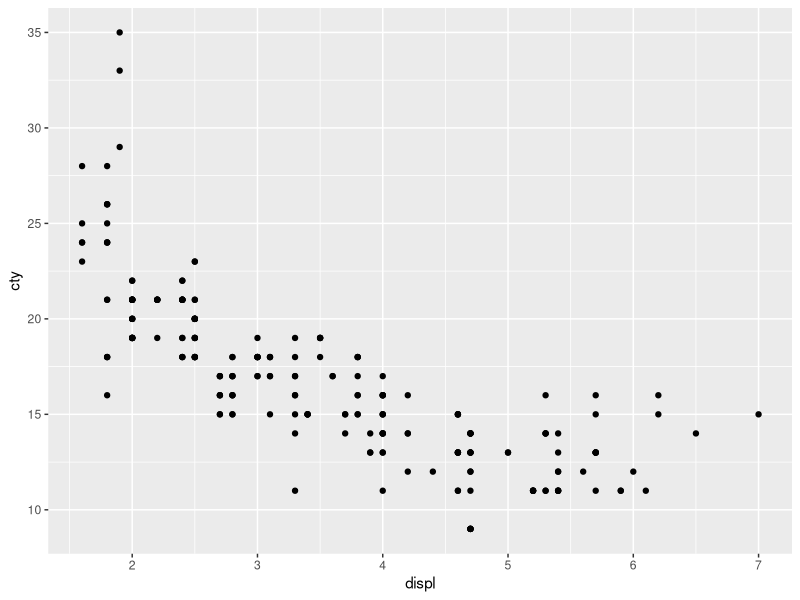
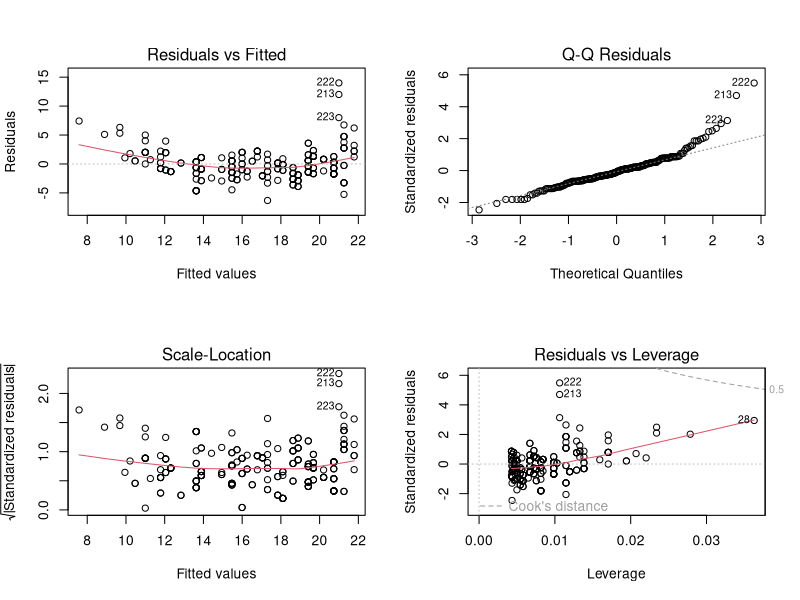
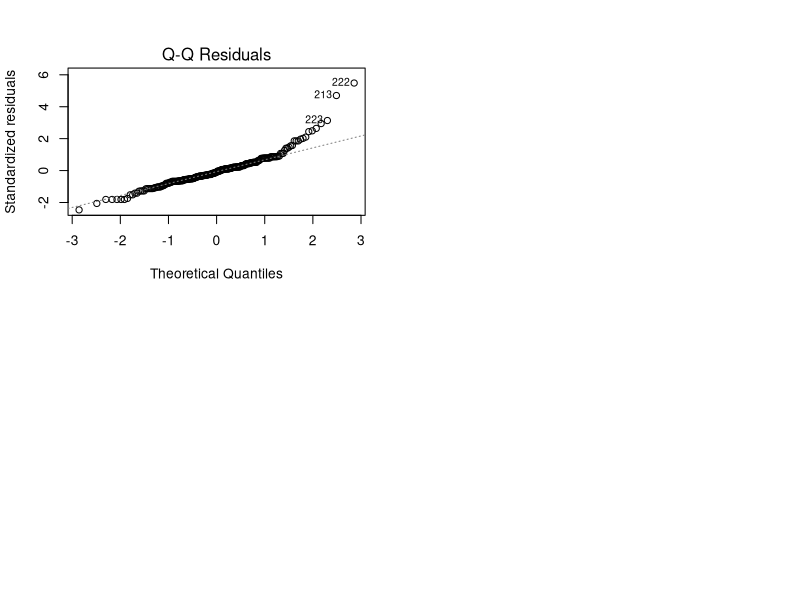

Generate these figures, in order, with R:
library(tidyverse)
data("mpg", package = "ggplot2")
mpg


mpg %>%
  ggplot(aes(x = displ, y = cty)) +
  geom_point()


## simple linear regression
m1 <- lm(cty ~ displ, data = mpg)
summary(m1)

summary(m1)$coefficients

summary(m1)$coefficients[2,1]

library(broom)
tidy(m1)

glance(m1)


par(mfrow = c(2,2))
plot(m1)

plot(m1, which = 2)
residuals(m1)
fitted(m1)
predict(m1)[1:5]

new_cars <- data.frame(displ = 3:6)
new_cars
new_cars$pred <- predict(m1, newdata = new_cars)

new_cars


m2 <- lm(cty ~ drv, data = mpg)
summary(m2)
